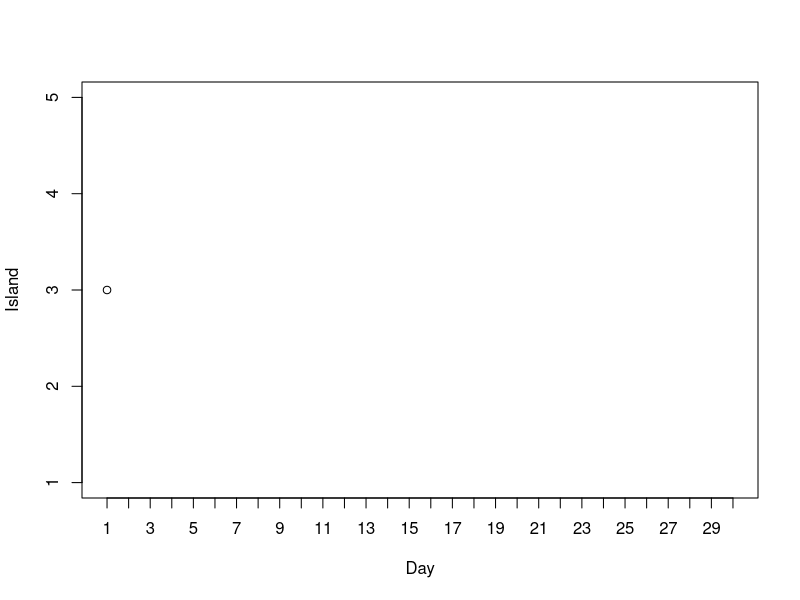

The R script that drew this image: (Note: this script raises an error after producing the figure.)
## ---- chunk 1
#| echo: false
plot(
  c(1),
  c(3),
  xlab = "Day",
  ylab = "Island",
  xlim = c(1, 30),
  ylim = c(1, 5),
  xaxt = 'n',
  yaxt = 'n'
)
axis(1, 1:30)
axis(2, 1:5)
## ---- chunk 2
# states
n_states = 5
theta = 1:n_states

# target distribution - proportional to
pi_theta = theta

n_steps = 30
theta_sim = rep(NA, n_steps)
theta_sim[1] = 3 # initialize

for (i in 2:n_steps) {
  current = theta_sim[i - 1]

  # propose next state
  proposed = sample(c(current + 1, current - 1), size = 1, prob = c(0.5, 0.5))

  # compute acceptance probability
  if (!(proposed %in% theta)) {
    # to correct for proposing moves outside of boundaries
    proposed = current
  }
  a = min(1, pi_theta[proposed] / pi_theta[current])

  # simulate the next state
  theta_sim[i] = sample(c(proposed, current), size = 1, prob = c(a, 1 - a))
}

# display the first few steps
data.frame(step = 1:n_steps, theta_sim) |> head(10) |> kbl() |> kable_styling()
## ---- chunk 3
# trace plot
plot(
  1:n_steps,
  theta_sim,
  type = "o",
  ylim = range(theta),
  xlab = "Day",
  ylab = "Island"
)
## ---- chunk 4
# simulated relative frequencies
plot(table(theta_sim) / n_steps, xlab = "Island", ylab = "Proportion of days")
## ---- chunk 5
# states
n_states = 5
theta = 1:n_states

# target distribution - proportional to
pi_theta = theta

n_steps = 10000
theta_sim = rep(NA, n_steps)
theta_sim[1] = 3 # initialize

for (i in 2:n_steps) {
  current = theta_sim[i - 1]

  # propose next state
  proposed = sample(c(current + 1, current - 1), size = 1, prob = c(0.5, 0.5))

  # compute acceptance probability
  if (!(proposed %in% theta)) {
    # to correct for proposing moves outside of boundaries
    proposed = current
  }
  a = min(1, pi_theta[proposed] / pi_theta[current])

  # simulate the next state
  theta_sim[i] = sample(c(proposed, current), size = 1, prob = c(a, 1 - a))
}

# display the first few steps
data.frame(step = 1:n_steps, theta_sim) |> head(10) |> kbl() |> kable_styling()
## ---- chunk 6
# trace plot
plot(
  1:n_steps,
  theta_sim,
  type = "l",
  ylim = range(theta),
  xlab = "Day",
  ylab = "Island"
)
## ---- chunk 7
# simulated relative frequencies
plot(table(theta_sim) / n_steps, xlab = "Island", ylab = "Proportion of days")

# target distribution
points(theta, theta / 15, type = "o", col = bayes_col["posterior"])
## ---- chunk 8
# states
n_states = 30
theta = 1:n_states

# target distribution - proportional to
pi_theta = theta^2 * exp(-0.5 * theta) # notice: not probabilities

n_steps = 10000
theta_sim = rep(NA, n_steps)
theta_sim[1] = 3 # initialize

for (i in 2:n_steps) {
  current = theta_sim[i - 1]

  # propose next state
  proposed = sample(c(current + 1, current - 1), size = 1, prob = c(0.5, 0.5))

  # compute acceptance probability
  if (!(proposed %in% theta)) {
    # to correct for proposing moves outside of boundaries
    proposed = current
  }
  a = min(1, pi_theta[proposed] / pi_theta[current])

  # simulate the next state
  theta_sim[i] = sample(c(proposed, current), size = 1, prob = c(a, 1 - a))
}

# display the first few steps
data.frame(step = 1:n_steps, theta_sim) |> head(10) |> kbl() |> kable_styling()
## ---- chunk 9
# trace plot
plot(
  1:n_steps,
  theta_sim,
  type = "l",
  ylim = range(theta),
  xlab = "Day",
  ylab = "Island"
)
## ---- chunk 10
# simulated relative frequencies
plot(table(theta_sim) / n_steps, xlab = "Island", ylab = "Proportion of days")

# target distribution
points(
  theta,
  pi_theta / sum(pi_theta),
  type = "o",
  col = bayes_col["posterior"]
)
## ---- chunk 11
# Posterior is proportional to prior * likelihood
pi_theta <- function(theta) {
  if (theta > 0 & theta < 1) dbeta(theta, 1, 3) * dbinom(4, 25, theta) else 0
}
## ---- chunk 12
pi_theta(0.15) / pi_theta(0.20)

pi_theta(0.25) / pi_theta(0.20)
## ---- chunk 13
n_steps = 10000
delta = 0.05

theta = rep(NA, n_steps)
theta[1] = 0.5 # initialize

for (n in 2:n_steps) {
  current = theta[n - 1]

  # propose next state from "jumping" distribution
  proposed = current + rnorm(1, mean = 0, sd = delta)

  # compute acceptance probability
  accept = min(1, pi_theta(proposed) / pi_theta(current))

  # simulate next state
  theta[n] = sample(c(current, proposed), 1, prob = c(1 - accept, accept))
}

# display the first few steps
data.frame(step = 1:n_steps, theta) |> head(10) |> kbl() |> kable_styling()
## ---- chunk 14
# trace plot of first 100 steps
plot(
  1:100,
  theta[1:100],
  type = "o",
  xlab = "step",
  ylab = "theta",
  main = "First 100 steps"
)
## ---- chunk 15
# trace plot
plot(
  1:n_steps,
  theta,
  type = "l",
  ylim = range(theta),
  xlab = "Step",
  ylab = "theta"
)
## ---- chunk 16
# simulated values of theta
hist(
  theta,
  breaks = 50,
  freq = FALSE,
  xlab = "theta",
  ylab = "pi(theta|y = 4)",
  main = "Posterior Distribution"
)

# plot of theoretical posterior density of theta
x_plot = seq(0, 1, 0.0001)
lines(
  x_plot,
  dbeta(x_plot, 1 + 4, 3 + 25 - 4),
  col = bayes_col["posterior"],
  lwd = 2
)
## ---- chunk 17
# posterior is proportion to product of prior and likelihood
pi_theta <- function(mu, p) {
  if (mu > 0 & p > 0 & p < 1) {
    dgamma(mu, 10, 2) * dbeta(p, 4, 6) * dpois(21, 2 * mu) * dbinom(10, 21, p)
  } else {
    0
  }
}

pi_theta(7.5, 0.55) / pi_theta(8, 0.5)
## ---- chunk 18
n_steps = 11000
delta = c(0.4, 0.05) # mu, p

theta = data.frame(mu = rep(NA, n_steps), p = rep(NA, n_steps))
theta[1, ] = c(10.5, 10 / 21) # initialize

for (n in 2:n_steps) {
  current = theta[n - 1, ]

  # proposed next state
  proposed = current + rnorm(2, mean = 0, sd = delta)

  # compute acceptance probability
  accept = min(
    1,
    pi_theta(proposed$mu, proposed$p) / pi_theta(current$mu, current$p)
  )

  # simulate next state
  accept_ind = sample(0:1, 1, prob = c(1 - accept, accept))
  theta[n, ] = proposed * accept_ind + current * (1 - accept_ind)
}

# display the first few steps
data.frame(step = 1:n_steps, theta) |> head(10) |> kbl() |> kable_styling()
## ---- chunk 19
# Trace plot of first 100 steps
ggplot(
  theta[1:100, ] %>%
    mutate(label = 1:100),
  aes(mu, p)
) +
  geom_path() +
  geom_point(size = 2) +
  geom_text(aes(label = label, x = mu + 0.1, y = p + 0.01)) +
  labs(title = "Trace plot of first 100 steps")
## ---- chunk 20
# Delete the first 1000 steps - we'll see why in the next chapter
theta = theta[-(1:1000), ]

ggplot(theta, aes(x = mu)) +
  geom_histogram(
    aes(y = after_stat(density)),
    color = "black",
    fill = "white"
  ) +
  geom_density(size = 1, color = bayes_col["posterior"])
## ---- chunk 21
ggplot(theta, aes(x = p)) +
  geom_histogram(
    aes(y = after_stat(density)),
    color = "black",
    fill = "white"
  ) +
  geom_density(size = 1, color = bayes_col["posterior"])
## ---- chunk 22
ggplot(theta, aes(mu, p)) +
  geom_point(color = bayes_col["posterior"], alpha = 0.4) +
  stat_ellipse(level = 0.98, color = "black", size = 2) +
  stat_density_2d(color = "grey", size = 1) +
  geom_abline(intercept = 0, slope = 1)
## ---- chunk 23
ggplot(theta, aes(mu, p)) +
  stat_density_2d(aes(fill = ..level..), geom = "polygon", color = "white") +
  scale_fill_viridis_c() +
  geom_abline(intercept = 0, slope = 1)
